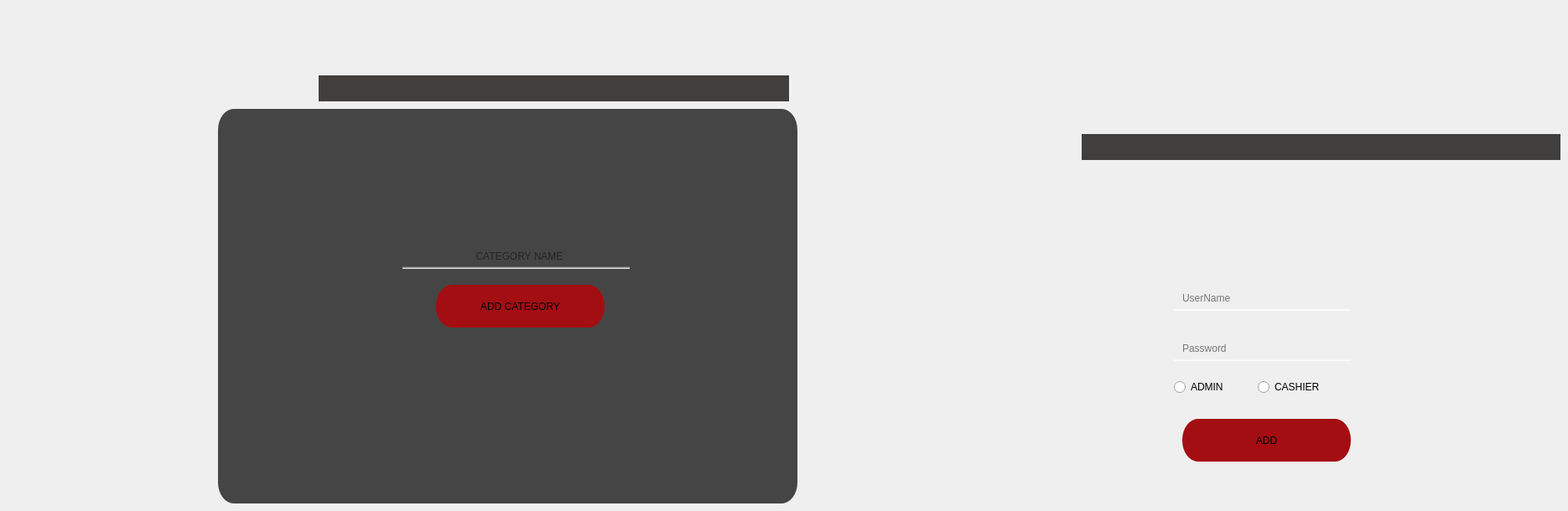
      <widget class="QWidget" name="tab_12">
       <attribute name="title">
        <string>Page</string>
       </attribute>
       <widget class="QPushButton" name="btn_login_8">
        <property name="geometry">
         <rect>
          <x>1410</x>
          <y>500</y>
          <width>201</width>
          <height>51</height>
         </rect>
        </property>
        <property name="styleSheet">
         <string notr="true">QPushButton{
	border-radius: 19px solid;
	border-bottom:0px solid rgb(171, 16, 20);
    border-top:0px solid rgb(171, 16, 20);
	
	background-color: rgb(163, 14, 18);


  

}

QPushButton:hover{
	border: 7px solid qlineargradient(spread:pad, x1:1, y1:1, x2:1, y2:1, stop:1 rgba(0, 0, 0, 0));
	border-radius: 19px solid;
	border-bottom:0px solid rgb(171, 16, 20);
    border-top:0px solid rgb(171, 16, 20);
	



   background-color:rgb(237, 28, 47);

	


}
QPushButton:pressed{
	color:rgb(255, 205, 0);

   background-color:rgb(189, 22, 37);
}</string>
        </property>
        <property name="text">
         <string>ADD</string>
        </property>
        <property name="icon">
         <iconset resource="pt.qrc">
          <normaloff>:/pt/add-user.png</normaloff>:/pt/add-user.png</iconset>
        </property>
        <property name="iconSize">
         <size>
          <width>33</width>
          <height>33</height>
         </size>
        </property>
       </widget>
       <widget class="QRadioButton" name="radioButton_7">
        <property name="geometry">
         <rect>
          <x>1400</x>
          <y>450</y>
          <width>114</width>
          <height>24</height>
         </rect>
        </property>
        <property name="text">
         <string>ADMIN</string>
        </property>
       </widget>
       <widget class="QFrame" name="frame_15">
        <property name="geometry">
         <rect>
          <x>1290</x>
          <y>160</y>
          <width>571</width>
          <height>31</height>
         </rect>
        </property>
        <property name="styleSheet">
         <string notr="true">
QFrame{
	border-radius: 19px solid;
	
	background-color: qlineargradient(spread:pad, x1:1, y1:1, x2:1, y2:1, stop:1 rgba(35, 31, 32, 218));
}
QFrame:hover{
	
	border:3px solid rgb(255, 165, 0);
	
	

}</string>
        </property>
        <property name="frameShape">
         <enum>QFrame::StyledPanel</enum>
        </property>
        <property name="frameShadow">
         <enum>QFrame::Raised</enum>
        </property>
       </widget>
       <widget class="QLabel" name="label_36">
        <property name="geometry">
         <rect>
          <x>1780</x>
          <y>90</y>
          <width>71</width>
          <height>71</height>
         </rect>
        </property>
        <property name="text">
         <string/>
        </property>
        <property name="pixmap">
         <pixmap resource="pt.qrc">:/pt/add-user.png</pixmap>
        </property>
        <property name="scaledContents">
         <bool>true</bool>
        </property>
       </widget>
       <widget class="QRadioButton" name="radioButton_8">
        <property name="geometry">
         <rect>
          <x>1500</x>
          <y>450</y>
          <width>114</width>
          <height>24</height>
         </rect>
        </property>
        <property name="text">
         <string>CASHIER</string>
        </property>
       </widget>
       <widget class="QLineEdit" name="lineEdit_username_8">
        <property name="geometry">
         <rect>
          <x>1400</x>
          <y>340</y>
          <width>211</width>
          <height>31</height>
         </rect>
        </property>
        <property name="styleSheet">
         <string notr="true">QLineEdit{
	border-radius: 19px solid;
	border-left:8px solid;
	
	
	border-color: qlineargradient(spread:pad, x1:1, y1:1, x2:1, y2:1, stop:1 rgba(0, 0, 0, 0));

	background-color: qlineargradient(spread:pad, x1:0.720379, y1:0.903409, x2:0.720379, y2:1, stop:0 rgba(0, 0, 0, 0), stop:1 rgba(255, 255, 255, 255));
}

QLineEdit:hover{
	border-bottom:3px solid rgb(255, 165, 0);
	color:rgb(255, 165, 0);

	

}
</string>
        </property>
        <property name="placeholderText">
         <string>UserName</string>
        </property>
       </widget>
       <widget class="QLineEdit" name="lineEdit_password_8">
        <property name="geometry">
         <rect>
          <x>1400</x>
          <y>400</y>
          <width>211</width>
          <height>31</height>
         </rect>
        </property>
        <property name="styleSheet">
         <string notr="true">QLineEdit{
	border-radius: 19px solid;
	border-left:8px solid;
	
	border-color: qlineargradient(spread:pad, x1:1, y1:1, x2:1, y2:1, stop:1 rgba(0, 0, 0, 0));

	background-color: qlineargradient(spread:pad, x1:0.720379, y1:0.903409, x2:0.720379, y2:1, stop:0 rgba(0, 0, 0, 0), stop:1 rgba(255, 255, 255, 255));
}

QLineEdit:hover{
	border-bottom:3px solid rgb(255, 165, 0);
	color: rgb(255, 165, 0);

	

}
</string>
        </property>
        <property name="echoMode">
         <enum>QLineEdit::Password</enum>
        </property>
        <property name="placeholderText">
         <string>Password</string>
        </property>
       </widget>
       <widget class="QToolButton" name="toolButton_17">
        <property name="geometry">
         <rect>
          <x>1290</x>
          <y>90</y>
          <width>201</width>
          <height>121</height>
         </rect>
        </property>
        <property name="styleSheet">
         <string notr="true">image: url(:/pt/mac.png);
border-radius: 19px solid;
</string>
        </property>
        <property name="text">
         <string/>
        </property>
       </widget>
       <widget class="QLabel" name="label_48">
        <property name="geometry">
         <rect>
          <x>280</x>
          <y>40</y>
          <width>111</width>
          <height>121</height>
         </rect>
        </property>
        <property name="styleSheet">
         <string notr="true">background-color: none;</string>
        </property>
        <property name="text">
         <string/>
        </property>
        <property name="pixmap">
         <pixmap resource="pt.qrc">:/pt/db.png</pixmap>
        </property>
        <property name="scaledContents">
         <bool>true</bool>
        </property>
       </widget>
       <widget class="QFrame" name="frame_20">
        <property name="geometry">
         <rect>
          <x>380</x>
          <y>90</y>
          <width>561</width>
          <height>31</height>
         </rect>
        </property>
        <property name="styleSheet">
         <string notr="true">
QFrame{
	border-radius: 19px solid;
	
	background-color: qlineargradient(spread:pad, x1:1, y1:1, x2:1, y2:1, stop:1 rgba(35, 31, 32, 218));
}
QFrame:hover{
	
	border:3px solid rgb(255, 165, 0);
	
	

}</string>
        </property>
        <property name="frameShape">
         <enum>QFrame::StyledPanel</enum>
        </property>
        <property name="frameShadow">
         <enum>QFrame::Raised</enum>
        </property>
       </widget>
       <widget class="QPushButton" name="btn_login_13">
        <property name="geometry">
         <rect>
          <x>520</x>
          <y>340</y>
          <width>201</width>
          <height>51</height>
         </rect>
        </property>
        <property name="styleSheet">
         <string notr="true">QPushButton{
	border-radius: 19px solid;
	border-bottom:0px solid rgb(171, 16, 20);
    border-top:0px solid rgb(171, 16, 20);
	
	background-color: rgb(163, 14, 18);


  

}

QPushButton:hover{
	border: 7px solid qlineargradient(spread:pad, x1:1, y1:1, x2:1, y2:1, stop:1 rgba(0, 0, 0, 0));
	border-radius: 19px solid;
	border-bottom:0px solid rgb(171, 16, 20);
    border-top:0px solid rgb(171, 16, 20);
	



   background-color:rgb(237, 28, 47);

	


}
QPushButton:pressed{
	color:rgb(255, 205, 0);

   background-color:rgb(189, 22, 37);
}</string>
        </property>
        <property name="text">
         <string>ADD CATEGORY</string>
        </property>
        <property name="icon">
         <iconset resource="pt.qrc">
          <normaloff>:/pt/add-category.png</normaloff>:/pt/add-category.png</iconset>
        </property>
        <property name="iconSize">
         <size>
          <width>33</width>
          <height>33</height>
         </size>
        </property>
       </widget>
       <widget class="QLineEdit" name="lineEdit_username_13">
        <property name="geometry">
         <rect>
          <x>480</x>
          <y>290</y>
          <width>271</width>
          <height>31</height>
         </rect>
        </property>
        <property name="styleSheet">
         <string notr="true">QLineEdit{
	border-radius: 19px solid;
	border-left:8px solid;
	
	

	border-color: qlineargradient(spread:pad, x1:1, y1:1, x2:1, y2:1, stop:1 rgba(0, 0, 0, 0));

	background-color: qlineargradient(spread:pad, x1:0.720379, y1:0.903409, x2:0.720379, y2:1, stop:0 rgba(0, 0, 0, 0), stop:1 rgba(255, 255, 255, 255));
}

QLineEdit:hover{
	border-bottom:3px solid rgb(255, 165, 0);
	color:rgb(255, 165, 0);

	

}
</string>
        </property>
        <property name="alignment">
         <set>Qt::AlignCenter</set>
        </property>
        <property name="placeholderText">
         <string>CATEGORY NAME</string>
        </property>
       </widget>
       <widget class="QFrame" name="frame_menu_18">
        <property name="enabled">
         <bool>true</bool>
        </property>
        <property name="geometry">
         <rect>
          <x>260</x>
          <y>130</y>
          <width>691</width>
          <height>471</height>
         </rect>
        </property>
        <property name="whatsThis">
         <string>&lt;html&gt;&lt;head/&gt;&lt;body&gt;&lt;p&gt;&lt;img src=&quot;:/pt/pos.png&quot;/&gt;&lt;/p&gt;&lt;/body&gt;&lt;/html&gt;</string>
        </property>
        <property name="styleSheet">
         <string notr="true">
QFrame{
	border-radius: 19px solid;
	background-color: qlineargradient(spread:pad, x1:1, y1:1, x2:1, y2:1, stop:1 rgba(0, 0, 0, 181));
}
QFrame:hover{
	border-left:3px solid rgb(255, 242, 0);
	border-bottom:3px solid rgb(255, 242, 0);
    border-top:3px solid rgb(255, 190, 0);
	border-right:3px solid rgb(255, 190, 0);
	

}</string>
        </property>
        <property name="frameShape">
         <enum>QFrame::StyledPanel</enum>
        </property>
        <property name="frameShadow">
         <enum>QFrame::Raised</enum>
        </property>
       </widget>
       <widget class="QLabel" name="label_51">
        <property name="geometry">
         <rect>
          <x>880</x>
          <y>30</y>
          <width>61</width>
          <height>71</height>
         </rect>
        </property>
        <property name="text">
         <string/>
        </property>
        <property name="pixmap">
         <pixmap resource="pt.qrc">:/pt/add-category.png</pixmap>
        </property>
        <property name="scaledContents">
         <bool>true</bool>
        </property>
       </widget>
       <zorder>frame_20</zorder>
       <zorder>frame_menu_18</zorder>
       <zorder>btn_login_8</zorder>
       <zorder>radioButton_7</zorder>
       <zorder>frame_15</zorder>
       <zorder>label_36</zorder>
       <zorder>radioButton_8</zorder>
       <zorder>lineEdit_username_8</zorder>
       <zorder>lineEdit_password_8</zorder>
       <zorder>toolButton_17</zorder>
       <zorder>label_48</zorder>
       <zorder>btn_login_13</zorder>
       <zorder>lineEdit_username_13</zorder>
       <zorder>label_51</zorder>
      </widget>
